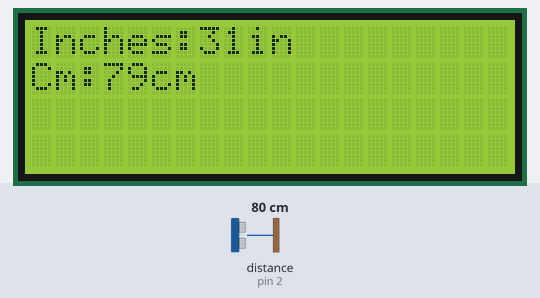
A sketch run on a simulated Arduino Uno, built with avr-gcc and run on an emulated ATmega328P. Parts: 20×4 character LCD. Wiring (inferred from the names in the program): ultrasonic range finder: trigger pin 3; echo pin 2. The inputs (shaded band) are chosen by the test bench; at power-on: distance to the obstacle (sensor on pin 2) 80 cm. The echo pulse lasts 58.3 µs per cm; what the sketch prints to the serial monitor is not drawn.

Above: at 1.2 s.
1.3 s: distance to the obstacle (sensor on pin 2) set to 2 cm
At 2.4 s:
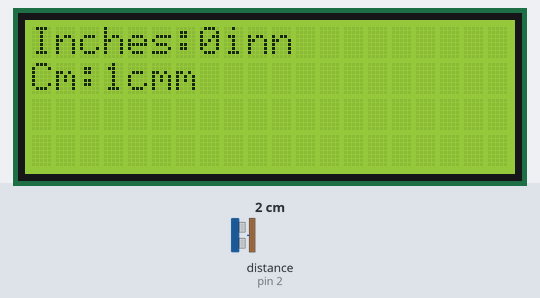
2.8 s: distance to the obstacle (sensor on pin 2) set to 18 cm
At 3.2 s:
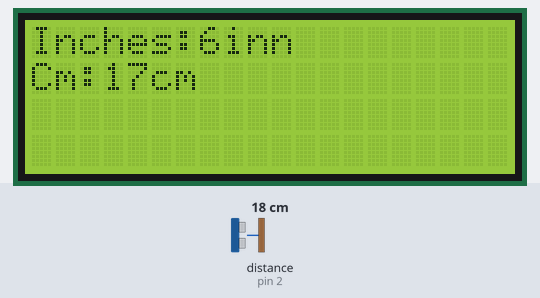
4.3 s: distance to the obstacle (sensor on pin 2) set to 120 cm
At 4.8 s:
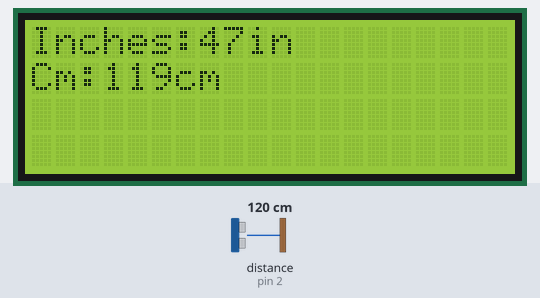
6.4 s: distance to the obstacle (sensor on pin 2) set to 4 cm
At 7.4 s:
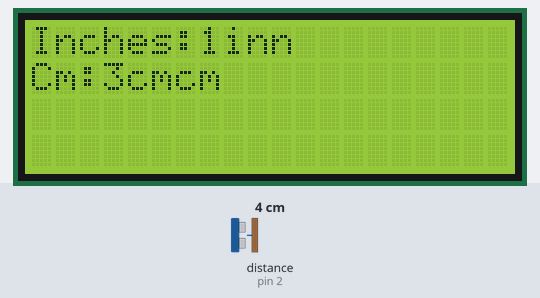
8.2 s: distance to the obstacle (sensor on pin 2) set to 35 cm
At 9.3 s:
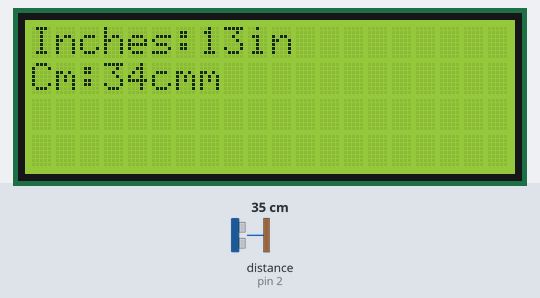
9.7 s: distance to the obstacle (sensor on pin 2) set to 9 cm
At 10.5 s:
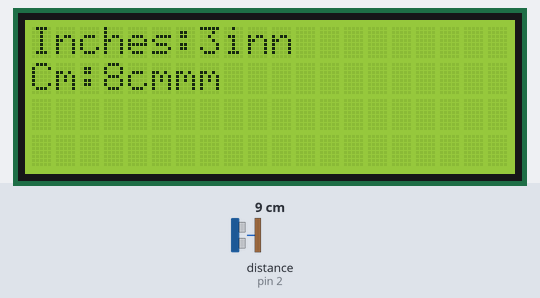
Timing chart, 0 to 12.3 s (numbered marks = the images above; inputs shaded):
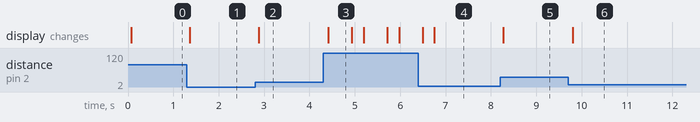

The sketch:

codigo.ino
```cpp
//*****************************************************************************
// Aplicación para la medición de Distancia un sensor de
// Ultrasonido.
//
// Vcc    --> 5 Vdc
// Trig   --> Trigger (INPUT) - Pin 3
// Echo   --> Echo (OUTPUT) - Pin 2
// Gnd    --> Gnd
//-----------------------------------------------------------------------------

#include <LiquidCrystal.h>

// initialize the library with the numbers of the interface pins
LiquidCrystal lcd(9, 8, 7, 6, 5, 4);

int trigPin = 3;            // Trigger
int echoPin = 2;            // Echo
long duration, cm, inches;

//=============================================================================

//-----[ AJUSTES ]-----
void setup(){
  Serial.begin(9600);       // Inicialización de puerto serial
  pinMode(trigPin, OUTPUT); // definición de Salidas / Entradas
  pinMode(echoPin, INPUT);

  lcd.begin(20,4);          // Ajuste de la LCD
}
//-----[ LAZO PRINCIPAL ]-----
void loop(){
  // El sensor es disparado por un pulso ("HIGH"-"LOW") de 10 o mas uSegs.
  // Emplear un pulso corto (en "LOW") antes de asefurar un pulso limpio en
  // "HIGH".
  digitalWrite(trigPin, LOW);
  delayMicroseconds(5);
  digitalWrite(trigPin, HIGH);
  delayMicroseconds(10);
  digitalWrite(trigPin, LOW);

  // Lectura de la señal del sensor. Un pulso en nivel "HIGH", cuya duración
  // es el tiempo (en microsegundos) desde el envío de la señal "ping"
  // hasta la recepción del eco al rebotar en el objeto detectado.
  pinMode(echoPin, INPUT);
  duration = pulseIn(echoPin, HIGH);

  // Conversión del tiempo leído, a distancia.
  cm = (duration/2) / 29.1;
  inches = (duration/2) / 74;

  // Despliegue de la lectura
  lcd.setCursor(0,0);
  lcd.print("Inches:");
  lcd.print(inches);
  lcd.print("in");

  lcd.setCursor(0,1);
  lcd.print("Cm:");
  lcd.print(cm);
  lcd.print("cm");

  Serial.print(inches);

  Serial.print("in, ");
  Serial.print(cm);
  Serial.print("cm");
  Serial.println();

  delay(250);
}


//*****************************************************************************
```

Measured:
- after the input at 1.3 s, the display: changes after 0.06 s (image 1)
- after the input at 2.8 s, the display: changes after 0.08 s (image 2)
- after the input at 4.3 s, the display: changes after 0.11 s (image 3)
- after the input at 6.4 s, the display: first changes after 0.09 s (image 4 shows a later state)
- after the input at 8.2 s, the display: changes after 0.07 s (image 5)
- after the input at 9.7 s, the display: changes after 0.10 s (image 6)
- what the display in image 3 shows lasts 0.5 s, from 4.4 s to 4.9 s
